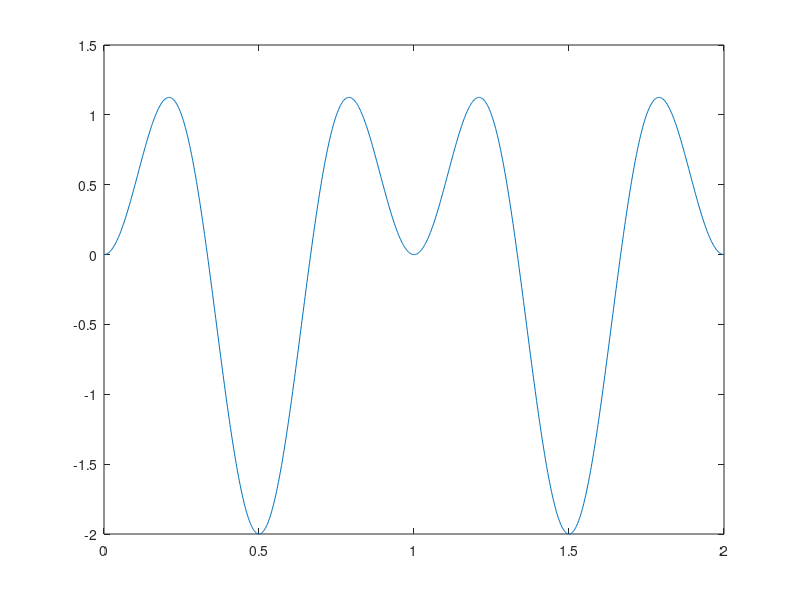

Reproduce this figure in MATLAB.
clear all

fc = 3/2;
fdelta = 1/2;

t1 = linspace(0,2,1000);

x = 2*sin(2*pi*fdelta*t1).*sin(2*pi*fc*t1);

plot(t1, x)